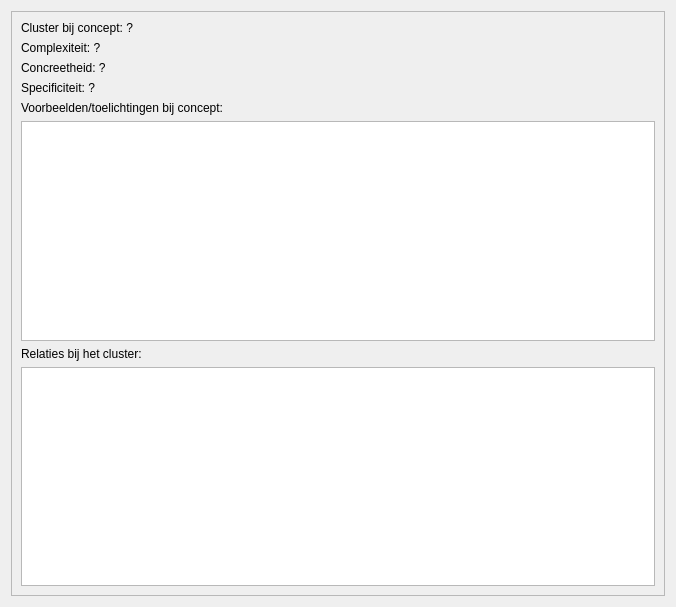
<?xml version="1.0" encoding="UTF-8"?>
<ui version="4.0">
 <class>QtPvdbRatedConceptWidget</class>
 <widget class="QDialog" name="QtPvdbRatedConceptWidget">
  <property name="geometry">
   <rect>
    <x>0</x>
    <y>0</y>
    <width>676</width>
    <height>607</height>
   </rect>
  </property>
  <property name="windowTitle">
   <string>Dialog</string>
  </property>
  <layout class="QVBoxLayout" name="verticalLayout_2">
   <item>
    <widget class="QFrame" name="frame">
     <property name="frameShape">
      <enum>QFrame::StyledPanel</enum>
     </property>
     <property name="frameShadow">
      <enum>QFrame::Raised</enum>
     </property>
     <layout class="QVBoxLayout" name="verticalLayout">
      <item>
       <widget class="QLabel" name="label_name">
        <property name="text">
         <string>Cluster bij concept: ?</string>
        </property>
        <property name="wordWrap">
         <bool>true</bool>
        </property>
       </widget>
      </item>
      <item>
       <widget class="QLabel" name="label_complexity">
        <property name="text">
         <string>Complexiteit: ?</string>
        </property>
       </widget>
      </item>
      <item>
       <widget class="QLabel" name="label_concreteness">
        <property name="text">
         <string>Concreetheid: ?</string>
        </property>
       </widget>
      </item>
      <item>
       <widget class="QLabel" name="label_specificity">
        <property name="text">
         <string>Specificiteit: ?</string>
        </property>
       </widget>
      </item>
      <item>
       <widget class="QLabel" name="label_concept_examples">
        <property name="text">
         <string>Voorbeelden/toelichtingen bij concept:</string>
        </property>
       </widget>
      </item>
      <item>
       <widget class="QListWidget" name="list_concept_examples">
        <property name="verticalScrollBarPolicy">
         <enum>Qt::ScrollBarAlwaysOff</enum>
        </property>
        <property name="horizontalScrollBarPolicy">
         <enum>Qt::ScrollBarAlwaysOff</enum>
        </property>
       </widget>
      </item>
      <item>
       <widget class="QLabel" name="label_cluster_relations">
        <property name="text">
         <string>Relaties bij het cluster:</string>
        </property>
       </widget>
      </item>
      <item>
       <widget class="QListWidget" name="list_cluster_relations">
        <property name="verticalScrollBarPolicy">
         <enum>Qt::ScrollBarAlwaysOff</enum>
        </property>
        <property name="horizontalScrollBarPolicy">
         <enum>Qt::ScrollBarAlwaysOff</enum>
        </property>
       </widget>
      </item>
     </layout>
    </widget>
   </item>
  </layout>
 </widget>
 <resources/>
 <connections/>
</ui>
